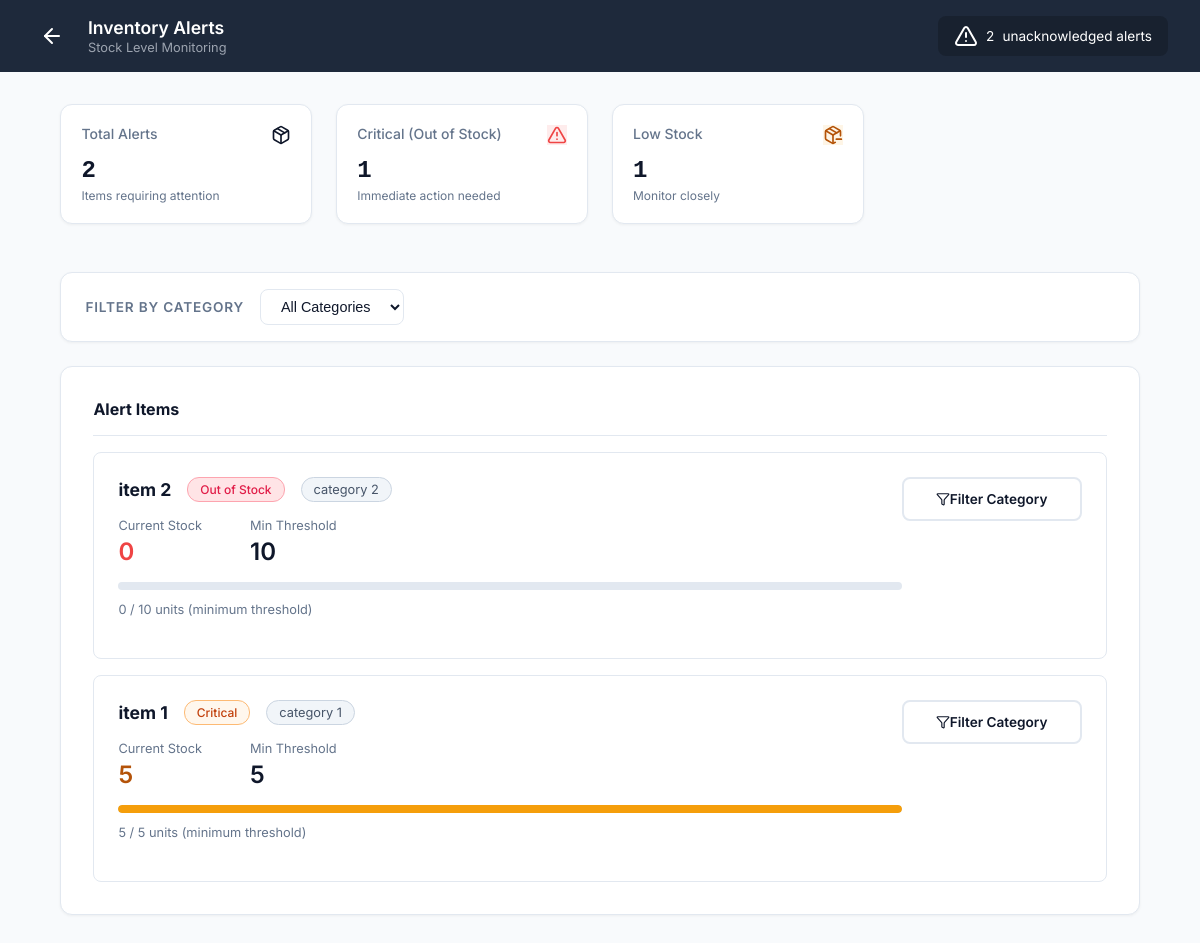
The app's page /dashboard/cssd/alerts/ (signed in), older data.
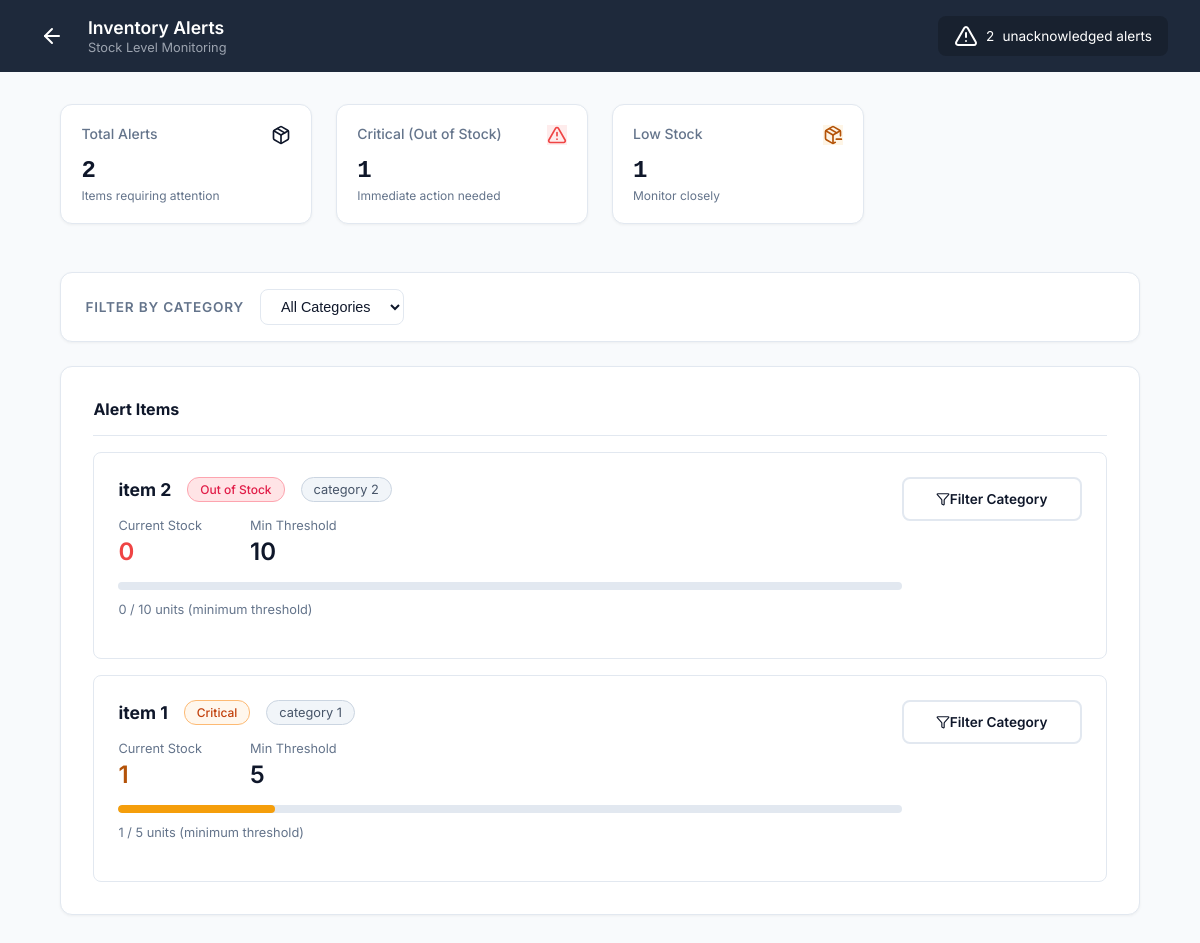
The same page, newer data.
### CSSD_Management_System/models.py (models this page shows, shortened)
class InventoryItem(models.Model):
    name = models.CharField(max_length=255)
    category = models.CharField(max_length=100)
    current_stock = models.IntegerField(default=0)
    min_threshold = models.IntegerField(default=10)
    status = models.CharField(
        max_length=20,
        default='Unassigned',
        choices=[('Unassigned', 'Unassigned'), ('Assigned', 'Assigned')]
    )
    @property
    def status(self):
        if self.current_stock == 0:
            return 'Out of Stock'
        elif self.current_stock <= self.min_threshold:
            return 'Limited'
        return 'Available'

### CSSD_Management_System/views.py (the view)
# urls.py: path('dashboard/cssd/alerts/', views.cssd_inventory_alerts, name='cssd_inventory_alerts'),
@login_required
@cssd_staff_required
def cssd_inventory_alerts(request):
    category_filter = request.GET.get('category', '')
    from django.db.models import F
    shortage_items = InventoryItem.objects.filter(
        current_stock__lte=F('min_threshold')
    ).order_by('current_stock', 'name')
    if category_filter:
        shortage_items = shortage_items.filter(category=category_filter)
    categories = InventoryItem.objects.values_list('category', flat=True).distinct()
    alert_data = []
    for item in shortage_items:
        if item.current_stock == 0:
            severity = 'Out of Stock'
        else:
            severity = 'Critical'
        alert_data.append({'item': item, 'severity': severity})
    out_of_stock_count = sum(1 for entry in alert_data if entry['severity'] == 'Out of Stock')
    critical_count = sum(1 for entry in alert_data if entry['severity'] == 'Critical')
    return render(request, 'cssd-inventory-alerts.html', {
        'alert_data': alert_data,
        'shortage_count': shortage_items.count(),
        'out_of_stock_count': out_of_stock_count,
        'critical_count': critical_count,
        'categories': categories,
        'selected_category': category_filter,
    })

### CSSD_Management_System/templates/cssd-inventory-alerts.html (shortened to what the changed rows need)
{% load static %}
<!DOCTYPE html>
<html lang="en">
<head>
  <link rel="stylesheet" href="{% static 'styles.css' %}">
  <link rel="stylesheet" href="{% static 'extended_styles.css' %}">
</head>
<body>
  <div class="dashboard-wrapper theme-blue">
    <nav class="dashboard-nav theme-dark-blue">
      <div class="nav-brand">
        <div class="nav-title">
          <h2>Inventory Alerts</h2>
        </div>
      </div>
    </nav>
    <main class="dashboard-main alerts-main">
      <div class="container-center">
        <div class="detail-card list-card">
          <div class="alert-list">
            {% if alert_data %}
              {% for entry in alert_data %}
                {% with item=entry.item severity=entry.severity %}
                <div class="alert-list-item">
                  <div class="ali-main">
                    <div class="ali-title-bar">
                      <h4>{{ item.name }}</h4>
                      {% if severity == 'Out of Stock' %}
                        <span class="pill pill-critical">Out of Stock</span>
                      {% else %}
                        <span class="pill pill-critical"
                              style="background:#fff7ed; color:#c2410c; border-color:#fdba74;">
                          Critical
                        </span>
                      {% endif %}
                      {% if item.category %}
                        <span style="background:#f1f5f9; color:#475569; border:1px solid #cbd5e1;
                                     padding:0.25rem 0.75rem; border-radius:20px; font-size:0.8rem;">
                          {{ item.category }}
                        </span>
                      {% endif %}
                    </div>
                    <div class="ali-stats">
                      <div class="ali-stat">
                        <span class="as-label">Current Stock</span>
                        <span class="as-val {% if item.current_stock == 0 %}text-red{% else %}text-yellow{% endif %}">
                          {{ item.current_stock }}
                        </span>
                      </div>
                      <div class="ali-stat">
                        <span class="as-label">Min Threshold</span>
                        <span class="as-val">{{ item.min_threshold }}</span>
                      </div>
                    </div>
                    <div class="stock-progress">
                      <div class="progress-bar-bg">
                        <div class="progress-bar-fill
                                    {% if item.current_stock == 0 %}bg-red{% else %}bg-yellow{% endif %}"
                             style="width: {% if item.min_threshold > 0 %}{% widthratio item.current_stock item.min_threshold 100 %}{% else %}0{% endif %}%;
                                    max-width: 100%;">
                        </div>
                      </div>
                      <span class="progress-text">
                        {{ item.current_stock }} / {{ item.min_threshold }} units (minimum threshold)
                      </span>
                    </div>
                  </div>
                  <div class="ali-actions">
                    <a href="{% url 'cssd_inventory_alerts' %}?category={{ item.category }}"
                       class="btn-outline"
                       style="text-align:center; font-size:0.85rem;
                              text-decoration:none; color:var(--color-text-dark);">
                      <i data-lucide="filter" style="width:14px; height:14px;"></i>
                      Filter Category
                    </a>
                  </div>
                </div>
                {% endwith %}
              {% endfor %}
            {% endif %}
          </div>
        </div>
      </div>
    </main>
  </div>
</body>
</html>

Row changes from the older to the newer data that the page shows:
changed InventoryItem "item 1": item.current_stock "5" → "1"; current_stock 5 → 1 (drawn)
